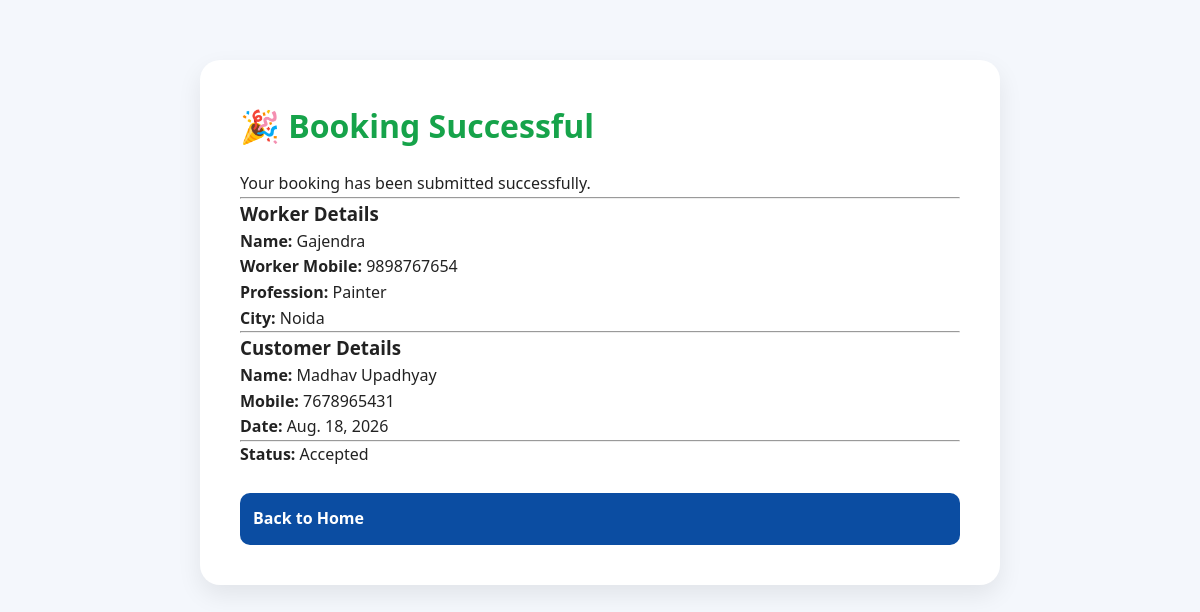
/success/18/ (signed in), run on the app's committed database.
### bookings/models.py (models this page shows, shortened)
class Booking(models.Model):
    STATUS_CHOICES = [
        ("Pending", "Pending"),
        ("Accepted", "Accepted"),
        ("Completed", "Completed"),
        ("Cancelled", "Cancelled"),
    ]
    NEGOTIATION_STATUS_CHOICES = [
        ("Not Started", "Not Started"),
        ("Customer Offered", "Customer Offered"),
        ("Worker Countered", "Worker Countered"),
        ("Accepted", "Accepted"),
        ("Rejected", "Rejected"),
    ]
    worker = models.ForeignKey(
        Worker,
        on_delete=models.CASCADE,
        related_name="bookings"
    )
    customer = models.ForeignKey(
        User,
        on_delete=models.CASCADE,
        related_name="customer_bookings",
        null=True,
        blank=True
    )
    customer_name = models.CharField(
        max_length=100
    )
    customer_mobile = models.CharField(
        max_length=15,
        blank=True
    )
    customer_address = models.TextField()
    work_date = models.DateField()
    work_description = models.TextField()
    status = models.CharField(
        max_length=20,
        choices=STATUS_CHOICES,
        default="Pending"
    )
    original_amount = models.PositiveIntegerField(
        validators=[
            MinValueValidator(1),
            MaxValueValidator(9999)
        ],
        null=True,
        blank=True
    )
    customer_offer = models.PositiveIntegerField(
        validators=[
            MinValueValidator(1),
            MaxValueValidator(9999)
        ],
        null=True,
        blank=True
    )
    worker_counter_offer = models.PositiveIntegerField(
        validators=[
            MinValueValidator(1),
            MaxValueValidator(9999)
        ],
        null=True,
        blank=True
    )
    final_amount = models.PositiveIntegerField(
        validators=[
            MinValueValidator(1),
            MaxValueValidator(9999)
        ],
        null=True,
        blank=True
    )
    negotiation_status = models.CharField(
        max_length=20,
        choices=NEGOTIATION_STATUS_CHOICES,
        default="Not Started"
    )
    created_at = models.DateTimeField(
        auto_now_add=True
    )

### workers/models.py (models this page shows, shortened)
class Worker(models.Model):
    user = models.OneToOneField(
        User,
        on_delete=models.CASCADE,
        null=True,
        blank=True,
        related_name="worker_profile"
    )
    PROFESSION_CHOICES = [
    ("Rajmistri", "राजमिस्त्री"),
    ("Plumber", "प्लम्बर"),
    ("Electrician", "इलेक्ट्रिशियन"),
    ("Painter", "पेंटर"),
    ("Carpenter", "कारपेंटर"),
    ("Welder", "वेल्डर"),
    ("Helper", "हेल्पर"),
    ("AC Repair", "AC रिपेयर"),
]
    name = models.CharField(max_length=100)
    mobile = models.CharField(max_length=15)
    profession = models.CharField(max_length=30, choices=PROFESSION_CHOICES)
    experience = models.PositiveIntegerField(help_text="Experience in years")
    city = models.CharField(max_length=100)
    area = models.CharField(max_length=100)
    latitude = models.DecimalField(
        max_digits=9,
        decimal_places=6,
        null=True,
        blank=True
    )
    longitude = models.DecimalField(
        max_digits=9,
        decimal_places=6,
        null=True,
        blank=True
    )
    work_range = models.DecimalField(
        max_digits=5,
        decimal_places=2,
        default=10.00,
        help_text="Maximum distance in KM"
    )
    daily_wage = models.DecimalField(max_digits=8, decimal_places=2)
    about = models.TextField(blank=True)
    available = models.BooleanField(default=True)
    profile_photo = models.ImageField(upload_to="workers/", blank=True, null=True)
    rating = models.DecimalField(max_digits=2, decimal_places=1, default=5.0)
    reviews = models.PositiveIntegerField(default=0)
    vverified = models.BooleanField(default=False)

### bookings/views.py (the view)
@login_required
def booking_success(request, booking_id):
    booking = get_object_or_404(
        Booking,
        id=booking_id
    )
    return render(
        request,
        "booking_success.html",
        {
            "booking": booking
        }
    )

### accounts/context_processors.py (called while the page is built)
def notification_count(request):
    if not request.user.is_authenticated:
        return {
            "unread_notification_count": 0
        }
    count = Notification.objects.filter(
        recipient=request.user,
        is_read=False
    ).count()
    return {
        "unread_notification_count": count
    }

### templates/booking_success.html
{% extends "base.html" %}
{% block content %}
<div class="container" style="max-width:800px;margin:60px auto;">
    <div class="success-card">
        <h1>🎉 Booking Successful</h1>
        <p>Your booking has been submitted successfully.</p>
        <hr>
        <h3>Worker Details</h3>
        <p><strong>Name:</strong> {{ booking.worker.name }}</p>
        {% if booking.status == "Accepted" or booking.status == "Completed" %}
        <p><strong>Worker Mobile:</strong>
        {{ booking.worker.mobile }}</p>
        {% else %}
        <p><strong>Worker Mobile:</strong>
        🔒 Available after booking acceptance.
        </p>
        {% endif %}
        <p><strong>Profession:</strong> {{ booking.worker.profession }}</p>
        <p><strong>City:</strong> {{ booking.worker.city }}</p>
        <hr>
        <h3>Customer Details</h3>
        <p><strong>Name:</strong> {{ booking.customer_name }}</p>
        <p><strong>Mobile:</strong> {{ booking.customer_mobile }}</p>
        <p><strong>Date:</strong> {{ booking.work_date }}</p>
        <hr>
        <p><strong>Status:</strong> {{ booking.status }}</p>
        <br>
        <a href="/" class="book-btn">
            Back to Home
        </a>
    </div>
</div>
{% endblock %}

### static/css/style.css (style rules this page uses)
* { margin:0; padding:0; box-sizing:border-box; }
body { font-family: "Segoe UI",sans-serif; background:#f8fafc; color:#222; line-height:1.6; }
.container { width:90%; max-width:1200px; margin:auto; }
.book-btn { display:inline-block; width:100%; padding:13px; background:#0B4DA2; color:#fff; text-decoration:none; border-radius:10px; font-weight:600; transition:.3s; }
.btn-primary, .btn-secondary, .btn-login, .btn-signup, .book-btn { transition:all .3s ease; }
html { scroll-behavior:smooth; }
.success-card { background:#fff; padding:40px; border-radius:20px; box-shadow:0 10px 25px rgba(0,0,0,.08); }
.success-card h1 { color:#16a34a; margin-bottom:20px; }

### static/css/dashboard.css (style rules this page uses)
* { margin:0; padding:0; box-sizing:border-box; font-family:"Segoe UI",Tahoma,Geneva,Verdana,sans-serif; }
body { background:#f4f7fc; }

### data on the page
Booking: worker.name "Gajendra", worker.mobile "9898767654", worker.profession "Painter", worker.city "Noida", customer_name "Madhav Upadhyay", customer_mobile "7678965431", work_date "Aug. 18, 2026", status "Accepted"
